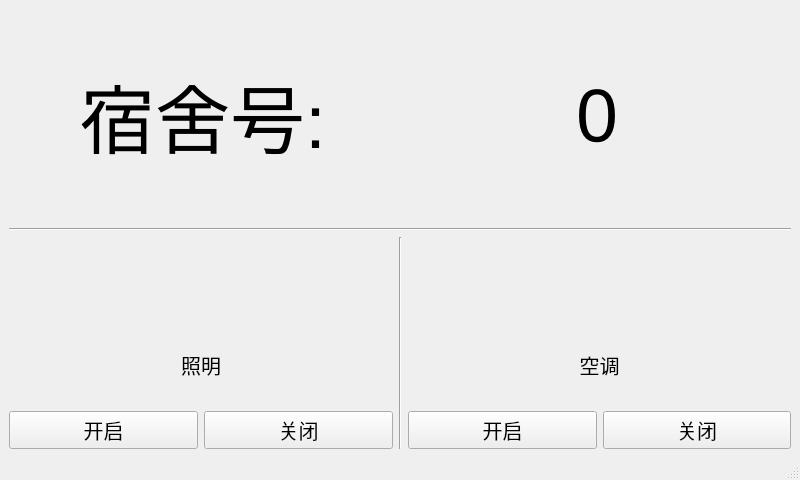
<?xml version="1.0" encoding="UTF-8"?>
<ui version="4.0">
 <class>MainWindow</class>
 <widget class="QMainWindow" name="MainWindow">
  <property name="geometry">
   <rect>
    <x>0</x>
    <y>0</y>
    <width>800</width>
    <height>480</height>
   </rect>
  </property>
  <property name="windowTitle">
   <string>MainWindow</string>
  </property>
  <widget class="QWidget" name="centralwidget">
   <layout class="QHBoxLayout" name="horizontalLayout_5">
    <item>
     <layout class="QVBoxLayout" name="verticalLayout_4">
      <item>
       <layout class="QHBoxLayout" name="horizontalLayout_3">
        <item>
         <widget class="QLabel" name="label_3">
          <property name="font">
           <font>
            <pointsize>56</pointsize>
           </font>
          </property>
          <property name="text">
           <string>宿舍号:</string>
          </property>
          <property name="alignment">
           <set>Qt::AlignCenter</set>
          </property>
         </widget>
        </item>
        <item>
         <widget class="QLabel" name="lab_rid">
          <property name="font">
           <font>
            <pointsize>56</pointsize>
           </font>
          </property>
          <property name="text">
           <string>0</string>
          </property>
          <property name="alignment">
           <set>Qt::AlignCenter</set>
          </property>
         </widget>
        </item>
       </layout>
      </item>
      <item>
       <widget class="Line" name="line_2">
        <property name="orientation">
         <enum>Qt::Horizontal</enum>
        </property>
       </widget>
      </item>
      <item>
       <layout class="QHBoxLayout" name="horizontalLayout_4">
        <item>
         <layout class="QVBoxLayout" name="verticalLayout_3">
          <item>
           <widget class="QLabel" name="lab_lamp">
            <property name="sizePolicy">
             <sizepolicy hsizetype="Preferred" vsizetype="Preferred">
              <horstretch>0</horstretch>
              <verstretch>0</verstretch>
             </sizepolicy>
            </property>
            <property name="maximumSize">
             <size>
              <width>16777215</width>
              <height>16777215</height>
             </size>
            </property>
            <property name="sizeIncrement">
             <size>
              <width>0</width>
              <height>0</height>
             </size>
            </property>
            <property name="baseSize">
             <size>
              <width>0</width>
              <height>0</height>
             </size>
            </property>
            <property name="text">
             <string/>
            </property>
            <property name="pixmap">
             <pixmap resource="resource.qrc">:/img/res/lamp_off.png</pixmap>
            </property>
            <property name="alignment">
             <set>Qt::AlignCenter</set>
            </property>
           </widget>
          </item>
          <item>
           <widget class="QLabel" name="label">
            <property name="font">
             <font>
              <pointsize>15</pointsize>
             </font>
            </property>
            <property name="text">
             <string>照明</string>
            </property>
            <property name="alignment">
             <set>Qt::AlignCenter</set>
            </property>
           </widget>
          </item>
          <item>
           <layout class="QHBoxLayout" name="horizontalLayout">
            <item>
             <widget class="QPushButton" name="btn_lamp_on">
              <property name="font">
               <font>
                <pointsize>15</pointsize>
               </font>
              </property>
              <property name="text">
               <string>开启</string>
              </property>
             </widget>
            </item>
            <item>
             <widget class="QPushButton" name="btn_lamp_off">
              <property name="font">
               <font>
                <pointsize>15</pointsize>
               </font>
              </property>
              <property name="text">
               <string>关闭</string>
              </property>
             </widget>
            </item>
           </layout>
          </item>
         </layout>
        </item>
        <item>
         <widget class="Line" name="line">
          <property name="orientation">
           <enum>Qt::Vertical</enum>
          </property>
         </widget>
        </item>
        <item>
         <layout class="QVBoxLayout" name="verticalLayout">
          <item>
           <layout class="QVBoxLayout" name="verticalLayout_2">
            <item>
             <widget class="QLabel" name="lab_air">
              <property name="text">
               <string/>
              </property>
              <property name="pixmap">
               <pixmap resource="resource.qrc">:/img/res/lamp_off.png</pixmap>
              </property>
              <property name="alignment">
               <set>Qt::AlignCenter</set>
              </property>
             </widget>
            </item>
            <item>
             <widget class="QLabel" name="label_2">
              <property name="font">
               <font>
                <pointsize>15</pointsize>
               </font>
              </property>
              <property name="text">
               <string>空调</string>
              </property>
              <property name="alignment">
               <set>Qt::AlignCenter</set>
              </property>
             </widget>
            </item>
           </layout>
          </item>
          <item>
           <layout class="QHBoxLayout" name="horizontalLayout_2">
            <item>
             <widget class="QPushButton" name="btn_air_on">
              <property name="font">
               <font>
                <pointsize>15</pointsize>
               </font>
              </property>
              <property name="text">
               <string>开启</string>
              </property>
             </widget>
            </item>
            <item>
             <widget class="QPushButton" name="btn_air_off">
              <property name="font">
               <font>
                <pointsize>15</pointsize>
               </font>
              </property>
              <property name="text">
               <string>关闭</string>
              </property>
             </widget>
            </item>
           </layout>
          </item>
         </layout>
        </item>
       </layout>
      </item>
     </layout>
    </item>
   </layout>
  </widget>
  <widget class="QMenuBar" name="menubar">
   <property name="geometry">
    <rect>
     <x>0</x>
     <y>0</y>
     <width>800</width>
     <height>28</height>
    </rect>
   </property>
  </widget>
  <widget class="QStatusBar" name="statusbar"/>
 </widget>
 <resources>
  <include location="resource.qrc"/>
 </resources>
 <connections/>
</ui>
